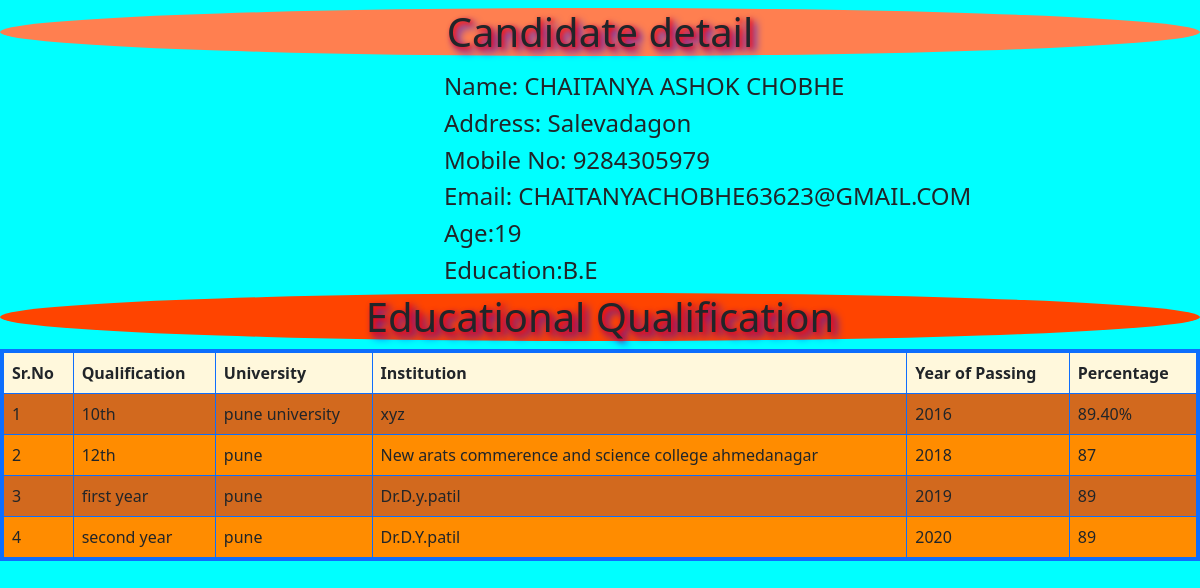
/myapp/1, run on the app's committed database.
### myapp/models.py (models this page shows)
class Forms(models.Model):
    Name=models.CharField(max_length=100)
    Address=models.CharField(max_length=200)
    Mobile_no=models.IntegerField(blank=True)
    Email=models.EmailField()
    Age=models.PositiveIntegerField()
    Education=models.CharField(max_length=100)
    Upload_Documents=models.FileField(upload_to='doc',blank=True)

### polls/models.py (models this page shows)
class  Qualification(models.Model):
    Qualification=models.CharField(max_length=100)
    University=models.CharField(max_length=100)
    Institution=models.CharField(max_length=100)
    Year_of_passing=models.PositiveIntegerField()
    Percentag=models.CharField(max_length=100)

class  Qualification1(models.Model):
    Qualification1=models.CharField(max_length=100)
    University1=models.CharField(max_length=100)
    Institution1=models.CharField(max_length=100)
    Year_of_passing1=models.PositiveIntegerField()
    Percentag1=models.CharField(max_length=100)

class  Qualification2(models.Model):
    Qualification2=models.CharField(max_length=100)
    University2=models.CharField(max_length=100)
    Institution2=models.CharField(max_length=100)
    Year_of_passing2=models.PositiveIntegerField()
    Percentag2=models.CharField(max_length=100)

class  Qualification3(models.Model):
    Qualification3=models.CharField(max_length=100)
    University3=models.CharField(max_length=100)
    Institution3=models.CharField(max_length=100)
    Year_of_passing3=models.PositiveIntegerField()
    Percentag3=models.CharField(max_length=100)

### myapp/views.py (the view)
# urls.py: path('<int:pk>',views.CandidatesView.as_view(),name='candidate'),
class CandidatesView(View):
    def get(self,request,pk):
        candidates =Forms.objects.get(pk=pk)
        candidates1=Qualification.objects.get(pk=pk)
        candidates2=Qualification1.objects.get(pk=pk)
        candidates3=Qualification2.objects.get(pk=pk)
        candidates4=Qualification3.objects.get(pk=pk)
        return render(request,'myapp/candidate.html',{'candidate1':candidates1,'candidates':candidates,'candidate2':candidates2,'candidate3':candidates3,'candidate4':candidates4})

### myapp/templates/myapp/candidate.html (shortened to what this page needs)
<!DOCTYPE html>
{% load static %}
<html lang="en">
<head>
    <link rel="stylesheet" href="{% static 'css/bootstrap.css' %}">
</head>
<body style="background-color: cyan;cursor:not-allowed;">
      <div style="background-color: coral;text-shadow: 2px 2px 5px red, 5px 5px 8px blue ;border-radius: 50%;">
        <h1 class="text-center mb-3 " >Candidate detail</h1>
      </div>
            <div class="row">
         <div style="font-size:100%;">
            <h4>Name: {{candidates.Name}}</h4>
            <h4>Address: {{candidates.Address}}</h4>
            <h4>Mobile No: {{candidates.Mobile_no}}</h4>
            <h4>Email: {{candidates.Email}}</h4>
            <h4>Age:{{candidates.Age}}</h4>
            <h4>Education:{{candidates.Education}}</h4>
         </div>
     </div>
     <div style="background-color: rgb(255, 68, 0);text-shadow: 2px 2px 5px red, 5px 5px 8px blue;border-radius: 50%;">
     <h1 class="alter-danger text-center" >Educational Qualification</h1>
    </div>
     <table border="2" width="80%" height="60%" class="table table-bordered border-primary" style="border: solid rgb(19, 197, 43) 4px;border-collapse:collapse ; background-color: chocolate;">
         <thead>
           <tr style="background-color: cornsilk;">
             <th scope="col" colspan="2">Sr.No</th>
             <th scope="col">Qualification</th>
             <th scope="col">University</th>
             <th scope="col">Institution</th>
             <th scope="col">Year of Passing</th>
             <th scope="col">Percentage</th>
           </tr>
         </thead>
         <tbody>
            <tr>
              <td colspan="2">1</td>
              <td>{{candidate1.Qualification}}</td>
              <td>{{candidate1.University}}</td>
              <td>{{candidate1.Institution}}</td>
              <td>{{candidate1.Year_of_passing}}</td>
              <td>{{candidate1.Percentag}}</td>
            </tr>
            <tr style="background-color: darkorange;">
                <td colspan="2">2</td>
                <td>{{candidate2.Qualification1}}</td>
                <td>{{candidate2.University1}}</td>
                <td>{{candidate2.Institution1}}</td>
                <td>{{candidate2.Year_of_passing1}}</td>
                <td>{{candidate2.Percentag1}}</td>
              </tr>
              <tr>
                <td colspan="2">3</td>
                <td>{{candidate3.Qualification2}}</td>
                <td>{{candidate3.University2}}</td>
                <td>{{candidate3.Institution2}}</td>
                <td>{{candidate3.Year_of_passing2}}</td>
                <td>{{candidate3.Percentag2}}</td>
              </tr>
              <tr style="background-color: darkorange;">
                <td colspan="2" >4</td>
                <td>{{candidate4.Qualification3}}</td>
                <td>{{candidate4.University3}}</td>
                <td>{{candidate4.Institution3}}</td>
                <td>{{candidate4.Year_of_passing3}}</td>
                <td>{{candidate4.Percentag3}}</td>
              </tr>
          </tbody>
        </table>
</body>
</html>

### myapp/templates/myapp/candidate.html (style rules this page uses)
body { top: 4cm; }
h4 { margin-left: 37%; }

### data on the page
Forms: Name "CHAITANYA ASHOK CHOBHE", Address "Salevadagon", Mobile_no "9284305979", Email "CHAITANYACHOBHE63623@GMAIL.COM", Age "19", Education "B.E"
Qualification: Qualification "10th", University "pune university", Institution "xyz", Year_of_passing "2016", Percentag "89.40%"
Qualification1: Qualification1 "12th", University1 "pune", Institution1 "New arats commerence and science college ahmedanagar", Year_of_passing1 "2018", Percentag1 "87"
Qualification2: Qualification2 "first year", University2 "pune", Institution2 "Dr.D.y.patil", Year_of_passing2 "2019", Percentag2 "89"
Qualification3: Qualification3 "second year", University3 "pune", Institution3 "Dr.D.Y.patil", Year_of_passing3 "2020", Percentag3 "89"
